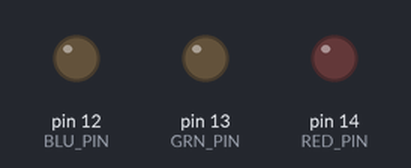
A sketch run on a simulated Arduino Uno, built with avr-gcc and run on an emulated ATmega328P. On the bench: output pins drawn as LEDs (lit = HIGH).

Above: at 0.1 s.
At 1.5 s:
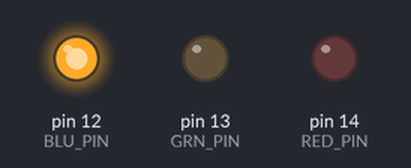
At 5.5 s:
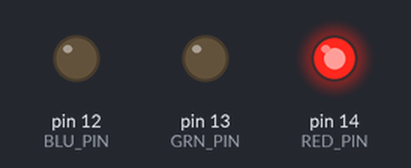
At 17.5 s:
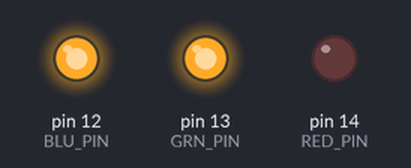
At 25.5 s:
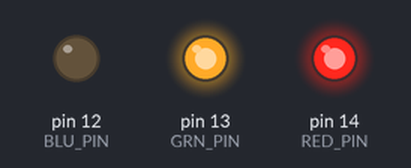
At 37.5 s:
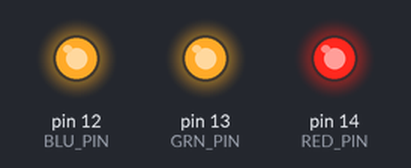
Timing chart, 0 to 39.0 s (numbered marks = the images above):
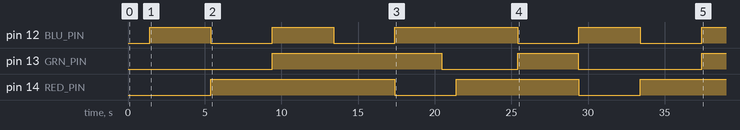

The sketch:

RGB_Smooth_test1.ino
```cpp
/*
  Updated Fade RGB LED Smoothly through 7 colours
  Fades an RGB LED using PWM smoothly through 7 different colours pausing for 1 seconds on each colour.
  Re-writted code to non blocking program using timers.

  Connect an common Cathode RGB LED with appropriate resistors on each anode to your Arduino Uno;
  Red to pin 6, Green to pin 5, Blue to pin 3, Cathode to GND.

  Developed for Arduino Uno by Joshua David - TechHelpBlog.com

  Please Feel Free to adapt and use this code in your projects.
  Contact me at techhelpblog.com and let me know how you've used it!
*/

#define GRN_PIN 13
#define RED_PIN 14
#define BLU_PIN 12

byte RED, GREEN, BLUE;
byte RED_A = 0;
byte GREEN_A = 0;
byte BLUE_A = 0;
int led_delay = 0;
byte colour_count = 1;                //Count the colours out
#define colour_count_max 7              //Set this to the max number of colours defined
#define colour_delay 4000             //Define the delay between changing colours in ms
#define time_at_colour 1000           //Time to stay on a colour in ms

//Some Time values
unsigned long TIME_LED = 0;
unsigned long TIME_COLOUR = 0;

//Define Colours here.
//Blue
#define C1_R 0
#define C1_G 0
#define C1_B 255
//Red
#define C2_R 255
#define C2_G 0
#define C2_B 0
//White
#define C3_R 255
#define C3_G 255
#define C3_B 255
//Orange
#define C4_R 255
#define C4_G 186
#define C4_B 0
//Light Blue
#define C5_R 0
#define C5_G 168
#define C5_B 255
//Purple
#define C6_R 255
#define C6_G 0
#define C6_B 255
//Yellow
#define C7_R 255
#define C7_G 250
#define C7_B 0

void setup()
{

  //Assign initial values
  RED = C1_R;
  GREEN = C1_G;
  BLUE = C1_B;
  //Get the led_delay speed
  led_delay = (colour_delay - time_at_colour) / 255;

  analogWrite(GRN_PIN, 0);
  analogWrite(RED_PIN, 0);
  analogWrite(BLU_PIN, 0);

}

void loop()
{

  //Rest of your program - Avoid using delay(); function!

  if(millis() - TIME_LED >= led_delay){
    TIME_LED = millis();

    //Run the LED Function to check and adjust the values
    LED();
  }

  if(millis() - TIME_COLOUR >= colour_delay){
    TIME_COLOUR = millis();

    //Run the Colour Change function
    COLOUR();
  }

}

void LED()
{

  //Check Values and adjust "Active" Value
  if(RED != RED_A){
    if(RED_A > RED) RED_A = RED_A - 1;
    if(RED_A < RED) RED_A++;
  }
  if(GREEN != GREEN_A){
    if(GREEN_A > GREEN) GREEN_A = GREEN_A - 1;
    if(GREEN_A < GREEN) GREEN_A++;
  }
  if(BLUE != BLUE_A){
    if(BLUE_A > BLUE) BLUE_A = BLUE_A - 1;
    if(BLUE_A < BLUE) BLUE_A++;
  }

  //Assign modified values to the pwm outputs for each colour led
  analogWrite(RED_PIN, RED_A);
  analogWrite(GRN_PIN, GREEN_A);
  analogWrite(BLU_PIN, BLUE_A);

}

void COLOUR()
{

  //Increment the colour by one or go back to 1 if maxed out
  if(colour_count < colour_count_max) colour_count++;
  else colour_count = 1;

  if(colour_count == 1){
    RED = C1_R;
    GREEN = C1_G;
    BLUE = C1_B;
  } else if(colour_count == 2){
    RED = C2_R;
    GREEN = C2_G;
    BLUE = C2_B;
  } else if(colour_count == 3){
    RED = C3_R;
    GREEN = C3_G;
    BLUE = C3_B;
  } else if(colour_count == 4){
    RED = C4_R;
    GREEN = C4_G;
    BLUE = C4_B;
  } else if(colour_count == 5){
    RED = C5_R;
    GREEN = C5_G;
    BLUE = C5_B;
  } else if(colour_count == 6){
    RED = C6_R;
    GREEN = C6_G;
    BLUE = C6_B;
  } else if(colour_count == 7){
    RED = C7_R;
    GREEN = C7_G;
    BLUE = C7_B;
  }
}
```

Measured:
- by itself, pin 12 (BLU_PIN): LOW → HIGH at 1.4 s, → LOW 4.0 s later, → HIGH 4.0 s later, → LOW 4.0 s later, … (9 changes in this stretch)
- by itself, pin 13 (GRN_PIN): goes HIGH 11.0 s, LOW 5.0 s, HIGH 3.9 s, LOW 8.1 s, then HIGH
- by itself, pin 14 (RED_PIN): goes HIGH 12.0 s, LOW 4.0 s, HIGH 8.0 s, LOW 4.0 s, then HIGH
